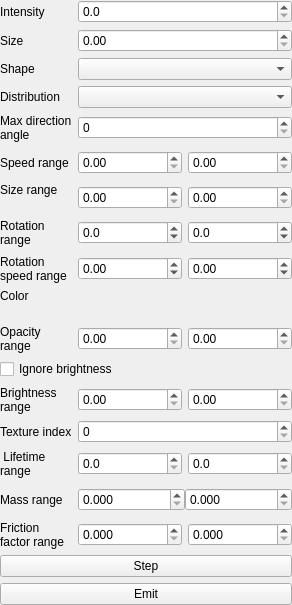
<?xml version="1.0" encoding="UTF-8"?>
<ui version="4.0">
 <class>EmitterWidget</class>
 <widget class="QWidget" name="EmitterWidget">
  <property name="geometry">
   <rect>
    <x>0</x>
    <y>0</y>
    <width>292</width>
    <height>605</height>
   </rect>
  </property>
  <property name="windowTitle">
   <string>Form</string>
  </property>
  <property name="locale">
   <locale language="English" country="UnitedStates"/>
  </property>
  <layout class="QVBoxLayout" name="m_2">
   <property name="leftMargin">
    <number>0</number>
   </property>
   <property name="topMargin">
    <number>0</number>
   </property>
   <property name="rightMargin">
    <number>0</number>
   </property>
   <property name="bottomMargin">
    <number>0</number>
   </property>
   <item>
    <layout class="QHBoxLayout" name="intensityLayout">
     <item>
      <widget class="QLabel" name="intensityLabel">
       <property name="sizePolicy">
        <sizepolicy hsizetype="Preferred" vsizetype="Preferred">
         <horstretch>1</horstretch>
         <verstretch>0</verstretch>
        </sizepolicy>
       </property>
       <property name="text">
        <string>Intensity</string>
       </property>
      </widget>
     </item>
     <item>
      <widget class="QDoubleSpinBox" name="intensitySpin">
       <property name="sizePolicy">
        <sizepolicy hsizetype="Minimum" vsizetype="Fixed">
         <horstretch>3</horstretch>
         <verstretch>0</verstretch>
        </sizepolicy>
       </property>
       <property name="decimals">
        <number>1</number>
       </property>
       <property name="maximum">
        <double>10000.000000000000000</double>
       </property>
      </widget>
     </item>
    </layout>
   </item>
   <item>
    <layout class="QHBoxLayout" name="sizeLayout">
     <item>
      <widget class="QLabel" name="sizeLabel">
       <property name="sizePolicy">
        <sizepolicy hsizetype="Preferred" vsizetype="Preferred">
         <horstretch>1</horstretch>
         <verstretch>0</verstretch>
        </sizepolicy>
       </property>
       <property name="text">
        <string>Size</string>
       </property>
      </widget>
     </item>
     <item>
      <widget class="QDoubleSpinBox" name="sizeSpin">
       <property name="sizePolicy">
        <sizepolicy hsizetype="Minimum" vsizetype="Fixed">
         <horstretch>3</horstretch>
         <verstretch>0</verstretch>
        </sizepolicy>
       </property>
      </widget>
     </item>
    </layout>
   </item>
   <item>
    <layout class="QHBoxLayout" name="shapeLayout">
     <item>
      <widget class="QLabel" name="shapeLabel">
       <property name="sizePolicy">
        <sizepolicy hsizetype="Preferred" vsizetype="Preferred">
         <horstretch>1</horstretch>
         <verstretch>0</verstretch>
        </sizepolicy>
       </property>
       <property name="text">
        <string>Shape</string>
       </property>
      </widget>
     </item>
     <item>
      <widget class="QComboBox" name="shapeCombo">
       <property name="sizePolicy">
        <sizepolicy hsizetype="Preferred" vsizetype="Fixed">
         <horstretch>3</horstretch>
         <verstretch>0</verstretch>
        </sizepolicy>
       </property>
      </widget>
     </item>
    </layout>
   </item>
   <item>
    <layout class="QHBoxLayout" name="distributionLayout">
     <item>
      <widget class="QLabel" name="distributionLabel">
       <property name="sizePolicy">
        <sizepolicy hsizetype="Preferred" vsizetype="Preferred">
         <horstretch>1</horstretch>
         <verstretch>0</verstretch>
        </sizepolicy>
       </property>
       <property name="text">
        <string>Distribution</string>
       </property>
      </widget>
     </item>
     <item>
      <widget class="QComboBox" name="distributionCombo">
       <property name="sizePolicy">
        <sizepolicy hsizetype="Preferred" vsizetype="Fixed">
         <horstretch>3</horstretch>
         <verstretch>0</verstretch>
        </sizepolicy>
       </property>
      </widget>
     </item>
    </layout>
   </item>
   <item>
    <layout class="QHBoxLayout" name="directionAngleLayout">
     <item>
      <widget class="QLabel" name="directionAngleLabel">
       <property name="sizePolicy">
        <sizepolicy hsizetype="Preferred" vsizetype="Preferred">
         <horstretch>1</horstretch>
         <verstretch>0</verstretch>
        </sizepolicy>
       </property>
       <property name="text">
        <string>Max direction angle</string>
       </property>
       <property name="wordWrap">
        <bool>true</bool>
       </property>
      </widget>
     </item>
     <item>
      <widget class="QDoubleSpinBox" name="directionAngleSpin">
       <property name="sizePolicy">
        <sizepolicy hsizetype="Minimum" vsizetype="Fixed">
         <horstretch>3</horstretch>
         <verstretch>0</verstretch>
        </sizepolicy>
       </property>
       <property name="decimals">
        <number>0</number>
       </property>
       <property name="maximum">
        <double>360.000000000000000</double>
       </property>
       <property name="singleStep">
        <double>10.000000000000000</double>
       </property>
      </widget>
     </item>
    </layout>
   </item>
   <item>
    <layout class="QHBoxLayout" name="speedRangeLayout">
     <property name="leftMargin">
      <number>0</number>
     </property>
     <item>
      <widget class="QLabel" name="SpeedRangeLabel">
       <property name="sizePolicy">
        <sizepolicy hsizetype="Preferred" vsizetype="Preferred">
         <horstretch>1</horstretch>
         <verstretch>0</verstretch>
        </sizepolicy>
       </property>
       <property name="text">
        <string>Speed range</string>
       </property>
       <property name="wordWrap">
        <bool>true</bool>
       </property>
      </widget>
     </item>
     <item>
      <widget class="QWidget" name="speedRangeFrame" native="true">
       <property name="sizePolicy">
        <sizepolicy hsizetype="Preferred" vsizetype="Preferred">
         <horstretch>3</horstretch>
         <verstretch>0</verstretch>
        </sizepolicy>
       </property>
       <layout class="QHBoxLayout" name="horizontalLayout">
        <property name="leftMargin">
         <number>0</number>
        </property>
        <property name="topMargin">
         <number>0</number>
        </property>
        <property name="rightMargin">
         <number>0</number>
        </property>
        <property name="bottomMargin">
         <number>0</number>
        </property>
        <item>
         <widget class="QDoubleSpinBox" name="minSpeedSpin">
          <property name="maximum">
           <double>1000.000000000000000</double>
          </property>
          <property name="singleStep">
           <double>0.100000000000000</double>
          </property>
         </widget>
        </item>
        <item>
         <widget class="QDoubleSpinBox" name="maxSpeedSpin">
          <property name="maximum">
           <double>1000.000000000000000</double>
          </property>
          <property name="singleStep">
           <double>0.100000000000000</double>
          </property>
         </widget>
        </item>
       </layout>
      </widget>
     </item>
    </layout>
   </item>
   <item>
    <layout class="QHBoxLayout" name="sizeRangeLayout">
     <item>
      <widget class="QLabel" name="sizeRangeLabel">
       <property name="sizePolicy">
        <sizepolicy hsizetype="Preferred" vsizetype="Preferred">
         <horstretch>1</horstretch>
         <verstretch>0</verstretch>
        </sizepolicy>
       </property>
       <property name="text">
        <string>Size range</string>
       </property>
       <property name="alignment">
        <set>Qt::AlignLeading|Qt::AlignLeft|Qt::AlignTop</set>
       </property>
       <property name="wordWrap">
        <bool>true</bool>
       </property>
      </widget>
     </item>
     <item>
      <widget class="QWidget" name="sizeRangeWidget" native="true">
       <property name="sizePolicy">
        <sizepolicy hsizetype="Preferred" vsizetype="Preferred">
         <horstretch>3</horstretch>
         <verstretch>0</verstretch>
        </sizepolicy>
       </property>
       <layout class="QHBoxLayout" name="horizontalLayout_2">
        <property name="leftMargin">
         <number>0</number>
        </property>
        <property name="topMargin">
         <number>0</number>
        </property>
        <property name="rightMargin">
         <number>0</number>
        </property>
        <property name="bottomMargin">
         <number>0</number>
        </property>
        <item>
         <widget class="QDoubleSpinBox" name="minSizeSpin">
          <property name="singleStep">
           <double>0.100000000000000</double>
          </property>
         </widget>
        </item>
        <item>
         <widget class="QDoubleSpinBox" name="maxSizeSpin">
          <property name="singleStep">
           <double>0.100000000000000</double>
          </property>
         </widget>
        </item>
       </layout>
      </widget>
     </item>
    </layout>
   </item>
   <item>
    <layout class="QHBoxLayout" name="rotationRangeLayout">
     <item>
      <widget class="QLabel" name="rotationRangeLabel">
       <property name="sizePolicy">
        <sizepolicy hsizetype="Preferred" vsizetype="Preferred">
         <horstretch>1</horstretch>
         <verstretch>0</verstretch>
        </sizepolicy>
       </property>
       <property name="text">
        <string>Rotation range</string>
       </property>
       <property name="wordWrap">
        <bool>true</bool>
       </property>
      </widget>
     </item>
     <item>
      <widget class="QWidget" name="rotationRangeWidget" native="true">
       <property name="sizePolicy">
        <sizepolicy hsizetype="Preferred" vsizetype="Preferred">
         <horstretch>3</horstretch>
         <verstretch>0</verstretch>
        </sizepolicy>
       </property>
       <layout class="QHBoxLayout" name="horizontalLayout_4">
        <property name="leftMargin">
         <number>0</number>
        </property>
        <property name="topMargin">
         <number>0</number>
        </property>
        <property name="rightMargin">
         <number>0</number>
        </property>
        <property name="bottomMargin">
         <number>0</number>
        </property>
        <item>
         <widget class="QDoubleSpinBox" name="minRotationSpin">
          <property name="decimals">
           <number>1</number>
          </property>
          <property name="minimum">
           <double>-360.000000000000000</double>
          </property>
          <property name="maximum">
           <double>360.000000000000000</double>
          </property>
          <property name="singleStep">
           <double>10.000000000000000</double>
          </property>
         </widget>
        </item>
        <item>
         <widget class="QDoubleSpinBox" name="maxRotationSpin">
          <property name="decimals">
           <number>1</number>
          </property>
          <property name="minimum">
           <double>-360.000000000000000</double>
          </property>
          <property name="maximum">
           <double>360.000000000000000</double>
          </property>
          <property name="singleStep">
           <double>10.000000000000000</double>
          </property>
         </widget>
        </item>
       </layout>
      </widget>
     </item>
    </layout>
   </item>
   <item>
    <layout class="QHBoxLayout" name="horizontalLayout_3">
     <item>
      <widget class="QLabel" name="rotatonSpeedRangeLayout">
       <property name="sizePolicy">
        <sizepolicy hsizetype="Preferred" vsizetype="Preferred">
         <horstretch>1</horstretch>
         <verstretch>0</verstretch>
        </sizepolicy>
       </property>
       <property name="text">
        <string>Rotation speed range</string>
       </property>
       <property name="wordWrap">
        <bool>true</bool>
       </property>
      </widget>
     </item>
     <item>
      <widget class="QWidget" name="rotationSpeedRangeWidget" native="true">
       <property name="sizePolicy">
        <sizepolicy hsizetype="Preferred" vsizetype="Preferred">
         <horstretch>3</horstretch>
         <verstretch>0</verstretch>
        </sizepolicy>
       </property>
       <layout class="QHBoxLayout" name="horizontalLayout_5">
        <property name="leftMargin">
         <number>0</number>
        </property>
        <property name="topMargin">
         <number>0</number>
        </property>
        <property name="rightMargin">
         <number>0</number>
        </property>
        <property name="bottomMargin">
         <number>0</number>
        </property>
        <item>
         <widget class="QDoubleSpinBox" name="minRotationSpeedSpin">
          <property name="minimum">
           <double>-999.000000000000000</double>
          </property>
          <property name="maximum">
           <double>999.000000000000000</double>
          </property>
          <property name="singleStep">
           <double>10.000000000000000</double>
          </property>
         </widget>
        </item>
        <item>
         <widget class="QDoubleSpinBox" name="maxRotationSpeedSpin">
          <property name="minimum">
           <double>-999.000000000000000</double>
          </property>
          <property name="maximum">
           <double>999.000000000000000</double>
          </property>
          <property name="singleStep">
           <double>10.000000000000000</double>
          </property>
         </widget>
        </item>
       </layout>
      </widget>
     </item>
    </layout>
   </item>
   <item>
    <layout class="QHBoxLayout" name="colorMainLayout">
     <item>
      <widget class="QLabel" name="colorLabel">
       <property name="sizePolicy">
        <sizepolicy hsizetype="Preferred" vsizetype="Preferred">
         <horstretch>1</horstretch>
         <verstretch>0</verstretch>
        </sizepolicy>
       </property>
       <property name="text">
        <string>Color</string>
       </property>
       <property name="alignment">
        <set>Qt::AlignLeading|Qt::AlignLeft|Qt::AlignTop</set>
       </property>
       <property name="wordWrap">
        <bool>true</bool>
       </property>
      </widget>
     </item>
     <item>
      <widget class="QWidget" name="colorWidget" native="true">
       <property name="sizePolicy">
        <sizepolicy hsizetype="Preferred" vsizetype="Preferred">
         <horstretch>3</horstretch>
         <verstretch>0</verstretch>
        </sizepolicy>
       </property>
       <layout class="QVBoxLayout" name="colorWidgetLayout">
        <property name="leftMargin">
         <number>0</number>
        </property>
        <property name="topMargin">
         <number>0</number>
        </property>
        <property name="rightMargin">
         <number>0</number>
        </property>
        <property name="bottomMargin">
         <number>0</number>
        </property>
       </layout>
      </widget>
     </item>
    </layout>
   </item>
   <item>
    <layout class="QHBoxLayout" name="opacityRangeLayout">
     <item>
      <widget class="QLabel" name="opacityRangeLabel">
       <property name="sizePolicy">
        <sizepolicy hsizetype="Preferred" vsizetype="Preferred">
         <horstretch>1</horstretch>
         <verstretch>0</verstretch>
        </sizepolicy>
       </property>
       <property name="text">
        <string>Opacity range</string>
       </property>
       <property name="wordWrap">
        <bool>true</bool>
       </property>
      </widget>
     </item>
     <item>
      <widget class="QWidget" name="opacityRangeWidget" native="true">
       <property name="sizePolicy">
        <sizepolicy hsizetype="Preferred" vsizetype="Preferred">
         <horstretch>3</horstretch>
         <verstretch>0</verstretch>
        </sizepolicy>
       </property>
       <layout class="QHBoxLayout" name="horizontalLayout_6">
        <property name="leftMargin">
         <number>0</number>
        </property>
        <property name="topMargin">
         <number>0</number>
        </property>
        <property name="rightMargin">
         <number>0</number>
        </property>
        <property name="bottomMargin">
         <number>0</number>
        </property>
        <item>
         <widget class="QDoubleSpinBox" name="minOpacitySpin">
          <property name="maximum">
           <double>1.000000000000000</double>
          </property>
          <property name="singleStep">
           <double>0.100000000000000</double>
          </property>
         </widget>
        </item>
        <item>
         <widget class="QDoubleSpinBox" name="maxOpacitySpin">
          <property name="maximum">
           <double>1.000000000000000</double>
          </property>
          <property name="singleStep">
           <double>0.100000000000000</double>
          </property>
         </widget>
        </item>
       </layout>
      </widget>
     </item>
    </layout>
   </item>
   <item>
    <widget class="QCheckBox" name="ignoreBrightnessCheck">
     <property name="text">
      <string>Ignore brightness</string>
     </property>
    </widget>
   </item>
   <item>
    <layout class="QHBoxLayout" name="brightnessRangeLayout">
     <item>
      <widget class="QLabel" name="brightnessRangeLabel">
       <property name="sizePolicy">
        <sizepolicy hsizetype="Preferred" vsizetype="Preferred">
         <horstretch>1</horstretch>
         <verstretch>0</verstretch>
        </sizepolicy>
       </property>
       <property name="text">
        <string>Brightness range</string>
       </property>
       <property name="wordWrap">
        <bool>true</bool>
       </property>
      </widget>
     </item>
     <item>
      <widget class="QWidget" name="brightnessRangeWidget" native="true">
       <property name="sizePolicy">
        <sizepolicy hsizetype="Preferred" vsizetype="Preferred">
         <horstretch>3</horstretch>
         <verstretch>0</verstretch>
        </sizepolicy>
       </property>
       <layout class="QHBoxLayout" name="horizontalLayout_7">
        <property name="leftMargin">
         <number>0</number>
        </property>
        <property name="topMargin">
         <number>0</number>
        </property>
        <property name="rightMargin">
         <number>0</number>
        </property>
        <property name="bottomMargin">
         <number>0</number>
        </property>
        <item>
         <widget class="QDoubleSpinBox" name="minBrightnessSpin">
          <property name="maximum">
           <double>999.000000000000000</double>
          </property>
          <property name="singleStep">
           <double>0.100000000000000</double>
          </property>
         </widget>
        </item>
        <item>
         <widget class="QDoubleSpinBox" name="maxBrightnessSpin">
          <property name="maximum">
           <double>999.000000000000000</double>
          </property>
          <property name="singleStep">
           <double>0.100000000000000</double>
          </property>
         </widget>
        </item>
       </layout>
      </widget>
     </item>
    </layout>
   </item>
   <item>
    <layout class="QHBoxLayout" name="textureIndexLayout">
     <item>
      <widget class="QLabel" name="textureIndexLabel">
       <property name="sizePolicy">
        <sizepolicy hsizetype="Preferred" vsizetype="Preferred">
         <horstretch>1</horstretch>
         <verstretch>0</verstretch>
        </sizepolicy>
       </property>
       <property name="text">
        <string>Texture index</string>
       </property>
       <property name="wordWrap">
        <bool>true</bool>
       </property>
      </widget>
     </item>
     <item>
      <widget class="QSpinBox" name="textureIndexSpin">
       <property name="sizePolicy">
        <sizepolicy hsizetype="Minimum" vsizetype="Fixed">
         <horstretch>3</horstretch>
         <verstretch>0</verstretch>
        </sizepolicy>
       </property>
       <property name="maximum">
        <number>999</number>
       </property>
      </widget>
     </item>
    </layout>
   </item>
   <item>
    <layout class="QHBoxLayout" name="lifetimeRangeLayout">
     <item>
      <widget class="QLabel" name="lifetimeRangeLabel">
       <property name="sizePolicy">
        <sizepolicy hsizetype="Preferred" vsizetype="Preferred">
         <horstretch>1</horstretch>
         <verstretch>0</verstretch>
        </sizepolicy>
       </property>
       <property name="text">
        <string> Lifetime range</string>
       </property>
       <property name="wordWrap">
        <bool>true</bool>
       </property>
      </widget>
     </item>
     <item>
      <widget class="QWidget" name="lifetimeRangeWidget" native="true">
       <property name="sizePolicy">
        <sizepolicy hsizetype="Preferred" vsizetype="Preferred">
         <horstretch>3</horstretch>
         <verstretch>0</verstretch>
        </sizepolicy>
       </property>
       <layout class="QHBoxLayout" name="horizontalLayout_8">
        <property name="leftMargin">
         <number>0</number>
        </property>
        <property name="topMargin">
         <number>0</number>
        </property>
        <property name="rightMargin">
         <number>0</number>
        </property>
        <property name="bottomMargin">
         <number>0</number>
        </property>
        <item>
         <widget class="QDoubleSpinBox" name="minLifetimeSpin">
          <property name="decimals">
           <number>1</number>
          </property>
          <property name="maximum">
           <double>99999.000000000000000</double>
          </property>
         </widget>
        </item>
        <item>
         <widget class="QDoubleSpinBox" name="maxLifetimeSpin">
          <property name="decimals">
           <number>1</number>
          </property>
          <property name="maximum">
           <double>99999.000000000000000</double>
          </property>
         </widget>
        </item>
       </layout>
      </widget>
     </item>
    </layout>
   </item>
   <item>
    <layout class="QHBoxLayout" name="massRangeLayout">
     <item>
      <widget class="QLabel" name="massRangeLabel">
       <property name="sizePolicy">
        <sizepolicy hsizetype="Preferred" vsizetype="Preferred">
         <horstretch>1</horstretch>
         <verstretch>0</verstretch>
        </sizepolicy>
       </property>
       <property name="text">
        <string>Mass range</string>
       </property>
       <property name="wordWrap">
        <bool>true</bool>
       </property>
      </widget>
     </item>
     <item>
      <widget class="QWidget" name="massRangeWidget" native="true">
       <property name="sizePolicy">
        <sizepolicy hsizetype="Preferred" vsizetype="Preferred">
         <horstretch>3</horstretch>
         <verstretch>0</verstretch>
        </sizepolicy>
       </property>
       <layout class="QHBoxLayout" name="massRangeLayout_2">
        <property name="spacing">
         <number>0</number>
        </property>
        <property name="leftMargin">
         <number>0</number>
        </property>
        <property name="topMargin">
         <number>0</number>
        </property>
        <property name="rightMargin">
         <number>0</number>
        </property>
        <property name="bottomMargin">
         <number>0</number>
        </property>
        <item>
         <widget class="QDoubleSpinBox" name="minMassSpin">
          <property name="decimals">
           <number>3</number>
          </property>
          <property name="maximum">
           <double>1000000.000000000000000</double>
          </property>
         </widget>
        </item>
        <item>
         <widget class="QDoubleSpinBox" name="maxMassSpin">
          <property name="decimals">
           <number>3</number>
          </property>
          <property name="maximum">
           <double>1000000.000000000000000</double>
          </property>
         </widget>
        </item>
       </layout>
      </widget>
     </item>
    </layout>
   </item>
   <item>
    <layout class="QHBoxLayout" name="frictionFactorRangeLayout">
     <item>
      <widget class="QLabel" name="frictionFactorRangeLabel">
       <property name="sizePolicy">
        <sizepolicy hsizetype="Preferred" vsizetype="Preferred">
         <horstretch>1</horstretch>
         <verstretch>0</verstretch>
        </sizepolicy>
       </property>
       <property name="text">
        <string>Friction factor range</string>
       </property>
       <property name="wordWrap">
        <bool>true</bool>
       </property>
      </widget>
     </item>
     <item>
      <widget class="QWidget" name="frictionFactorRangeWidget" native="true">
       <property name="sizePolicy">
        <sizepolicy hsizetype="Preferred" vsizetype="Preferred">
         <horstretch>3</horstretch>
         <verstretch>0</verstretch>
        </sizepolicy>
       </property>
       <layout class="QHBoxLayout" name="horizontalLayout_9">
        <property name="leftMargin">
         <number>0</number>
        </property>
        <property name="topMargin">
         <number>0</number>
        </property>
        <property name="rightMargin">
         <number>0</number>
        </property>
        <property name="bottomMargin">
         <number>0</number>
        </property>
        <item>
         <widget class="QDoubleSpinBox" name="minFrictionFactorSpin">
          <property name="decimals">
           <number>3</number>
          </property>
          <property name="singleStep">
           <double>0.100000000000000</double>
          </property>
         </widget>
        </item>
        <item>
         <widget class="QDoubleSpinBox" name="maxFrictionFactorSpin">
          <property name="decimals">
           <number>3</number>
          </property>
          <property name="singleStep">
           <double>0.100000000000000</double>
          </property>
         </widget>
        </item>
       </layout>
      </widget>
     </item>
    </layout>
   </item>
   <item>
    <widget class="QPushButton" name="stepButton">
     <property name="text">
      <string>Step</string>
     </property>
    </widget>
   </item>
   <item>
    <widget class="QPushButton" name="emitButton">
     <property name="text">
      <string>Emit</string>
     </property>
    </widget>
   </item>
  </layout>
 </widget>
 <resources/>
 <connections/>
</ui>
